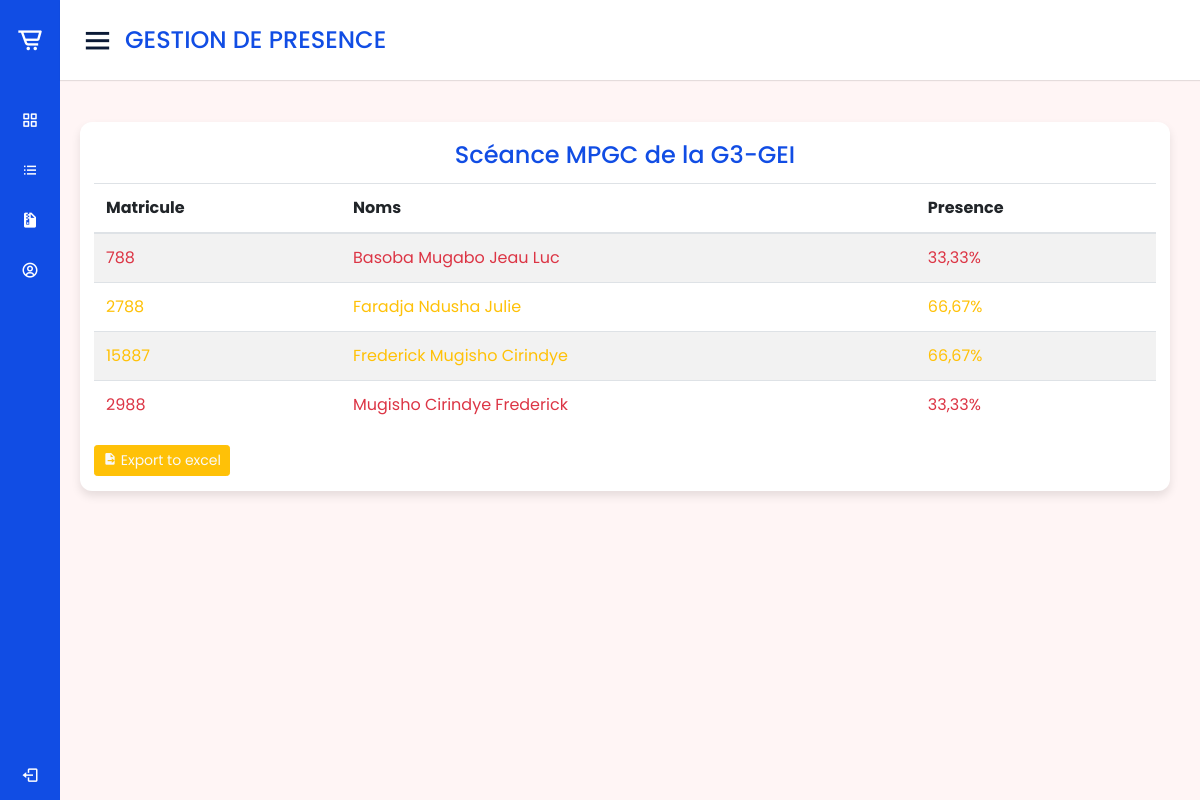
The page /detail_sceance/3/ (signed in) on the database its author committed.
### gestion_presence/models.py (models this page shows, shortened)
class Sceance(models.Model):
    enseignant = models.ForeignKey(Enseignant, on_delete=models.CASCADE)
    promotion = models.CharField(max_length=30)
    cours = models.CharField(max_length=30)
    date_create = models.DateField(auto_now_add=True)
    def number_seance(self):
        number_seance = SceanceDay.objects.filter(sceance=self).count()
        return 1 if number_seance <= 0 else number_seance

class Participant(models.Model):
    matricule = models.IntegerField()
    nom = models.CharField(max_length=30)
    post_nom = models.CharField(max_length=30)
    pre_nom = models.CharField(max_length=30)
    genre = models.CharField(max_length=20, choices=sexe_choice, default='Masculin')
    presences = models.ManyToManyField(SceanceDay, blank=True, related_name='presences')
    sceance = models.ForeignKey(Sceance, on_delete=models.CASCADE)
    def pourcentage_presence(self):
        nb_sceance = self.sceance.number_seance()
        nb_participation = self.presences.count()
        pourcentage = round((nb_participation * 100) / nb_sceance, 2)
        return pourcentage

### gestion_presence/views.py (the view)
# urls.py: path('detail_sceance/<int:id>/', vues.detail_sceance, name='detail_sceance'),
@login_required
@user_admin_required
def detail_sceance(request, id):
    try:
        sceance = Sceance.objects.get(id=id)
        participants = Participant.objects.filter(sceance=sceance).order_by('nom', 'post_nom', 'pre_nom')
        context = {
            'sceance': sceance,
            'participants': participants,
        }
        return render(request, 'vues/detail_sceance.html', context)
    except Exception as e:
        error_html = f"<html><body><h2>Error system: {e}</h2></body></html>"
        return HttpResponse(error_html)

### gestion_presence/views.py (called while the page is built)
def user_admin_required(view_func, redirect_url="presence:index"):
    @functools.wraps(view_func)
    def is_admin(request, *args, **kwargs):
        if request.user.user_account.is_admin:
            return view_func(request, *args, **kwargs)
        messages.error(request, "Vous ne pouvez accéder à l'interface demandée")
        return redirect(redirect_url)
    return is_admin

### templates/vues/detail_sceance.html (shortened to what this page needs)
{% extends 'layouts/base.html' %}
{% load static %}
{% block content %}
    {% if participants %}
        <div class="title normal-color text-center">Scéance {{sceance.cours}} de la {{sceance.promotion}}</div>
        <div class="table-responsive">
            <table class="table table-striped">
                <thead>
                  <tr>
                    <th scope="col">Matricule</th>
                    <th scope="col">Noms</th>
                    <th scope="col">Presence</th>
                  </tr>
                </thead>
                <tbody>
                    {% for participant in participants %}
                        {% if participant.pourcentage_presence >= 75 %}
                            <tr class="text-success">
                                <td>{{participant.matricule}}</td>
                                <td>{{participant.nom}} {{participant.post_nom}} {{participant.pre_nom}}</td>
                                <td>{{participant.pourcentage_presence}}%</td>
                            </tr>
                        {% elif participant.pourcentage_presence >= 50 %}
                            <tr class="text-warning">
                                <td>{{participant.matricule}}</td>
                                <td>{{participant.nom}} {{participant.post_nom}} {{participant.pre_nom}}</td>
                                <td>{{participant.pourcentage_presence}}%</td>
                            </tr>
                        {% else %}
                            <tr class="text-danger">
                                <td>{{participant.matricule}}</td>
                                <td>{{participant.nom}} {{participant.post_nom}} {{participant.pre_nom}}</td>
                                <td>{{participant.pourcentage_presence}}%</td>
                            </tr>
                        {% endif %}
                    {% endfor %}
                </tbody>
            </table>
            <a href="{% url 'presence:export_data_to_excel' sceance.id %}" target="_blank" class="btn btn-warning text-light btn-sm"><i class='bx bxs-file-export' ></i> Export to excel</a>
        </div>
    {% endif %}
{% endblock content %}

### static/css/style.css (style rules this page uses)
* { margin: 0; padding: 0; box-sizing: border-box; font-family: 'Poppins', sans-serif; }
.normal-color { color: #114de4; }
.sales-boxes .title { font-size: 24px; font-weight: 500; margin-bottom: 10px; }

### rows shown on the page
Sceance: cours "MPGC", promotion "G3-GEI"
Participant: matricule "788", nom "Basoba", post_nom "Mugabo", pre_nom "Jeau Luc", pourcentage_presence "33,33"
Participant: matricule "2788", nom "Faradja", post_nom "Ndusha", pre_nom "Julie", pourcentage_presence "66,67"
Participant: matricule "15887", nom "Frederick", post_nom "Mugisho", pre_nom "Cirindye", pourcentage_presence "66,67"
Participant: matricule "2988", nom "Mugisho", post_nom "Cirindye", pre_nom "Frederick", pourcentage_presence "33,33"
